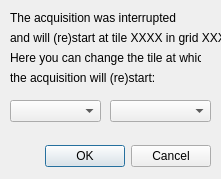
<?xml version="1.0" encoding="UTF-8"?>
<ui version="4.0">
 <class>setStartTile</class>
 <widget class="QDialog" name="setStartTile">
  <property name="windowModality">
   <enum>Qt::ApplicationModal</enum>
  </property>
  <property name="geometry">
   <rect>
    <x>0</x>
    <y>0</y>
    <width>221</width>
    <height>179</height>
   </rect>
  </property>
  <property name="windowTitle">
   <string>Edit Interruption Point</string>
  </property>
  <widget class="QDialogButtonBox" name="buttonBox">
   <property name="geometry">
    <rect>
     <x>20</x>
     <y>140</y>
     <width>191</width>
     <height>32</height>
    </rect>
   </property>
   <property name="orientation">
    <enum>Qt::Horizontal</enum>
   </property>
   <property name="standardButtons">
    <set>QDialogButtonBox::Cancel|QDialogButtonBox::Ok</set>
   </property>
  </widget>
  <widget class="QLabel" name="label_acqstatus1">
   <property name="geometry">
    <rect>
     <x>10</x>
     <y>10</y>
     <width>201</width>
     <height>16</height>
    </rect>
   </property>
   <property name="font">
    <font>
     <weight>50</weight>
     <bold>false</bold>
    </font>
   </property>
   <property name="text">
    <string>The acquisition was interrupted</string>
   </property>
  </widget>
  <widget class="QLabel" name="label_acqstatus2">
   <property name="geometry">
    <rect>
     <x>10</x>
     <y>30</y>
     <width>211</width>
     <height>16</height>
    </rect>
   </property>
   <property name="font">
    <font>
     <weight>50</weight>
     <bold>false</bold>
    </font>
   </property>
   <property name="text">
    <string>and will (re)start at tile XXXX in grid XXXX.</string>
   </property>
  </widget>
  <widget class="QLabel" name="label_3">
   <property name="geometry">
    <rect>
     <x>10</x>
     <y>50</y>
     <width>191</width>
     <height>16</height>
    </rect>
   </property>
   <property name="font">
    <font>
     <weight>50</weight>
     <bold>false</bold>
    </font>
   </property>
   <property name="text">
    <string>Here you can change the tile at which</string>
   </property>
  </widget>
  <widget class="QLabel" name="label_4">
   <property name="geometry">
    <rect>
     <x>10</x>
     <y>70</y>
     <width>181</width>
     <height>16</height>
    </rect>
   </property>
   <property name="font">
    <font>
     <weight>50</weight>
     <bold>false</bold>
    </font>
   </property>
   <property name="text">
    <string>the acquisition will (re)start:</string>
   </property>
  </widget>
  <widget class="QComboBox" name="comboBox_tileSelector">
   <property name="geometry">
    <rect>
     <x>110</x>
     <y>100</y>
     <width>101</width>
     <height>22</height>
    </rect>
   </property>
  </widget>
  <widget class="QComboBox" name="comboBox_gridSelector">
   <property name="geometry">
    <rect>
     <x>10</x>
     <y>100</y>
     <width>91</width>
     <height>22</height>
    </rect>
   </property>
  </widget>
 </widget>
 <resources/>
 <connections>
  <connection>
   <sender>buttonBox</sender>
   <signal>accepted()</signal>
   <receiver>setStartTile</receiver>
   <slot>accept()</slot>
   <hints>
    <hint type="sourcelabel">
     <x>248</x>
     <y>254</y>
    </hint>
    <hint type="destinationlabel">
     <x>157</x>
     <y>274</y>
    </hint>
   </hints>
  </connection>
  <connection>
   <sender>buttonBox</sender>
   <signal>rejected()</signal>
   <receiver>setStartTile</receiver>
   <slot>reject()</slot>
   <hints>
    <hint type="sourcelabel">
     <x>316</x>
     <y>260</y>
    </hint>
    <hint type="destinationlabel">
     <x>286</x>
     <y>274</y>
    </hint>
   </hints>
  </connection>
 </connections>
</ui>
